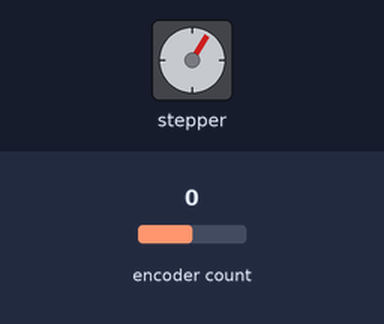
Bench run of a sketch on a simulated Arduino Uno, built with avr-gcc and run on an emulated ATmega328P. Parts: stepper motor. The inputs (shaded band) are chosen by the test bench; at power-on: encoder count 0. Stepper angles assume 7200 steps per turn; what the sketch prints to the serial monitor is not drawn.

Above: at 1.27 s.
1.3 s: encoder count set to 4
At 1.84 s:
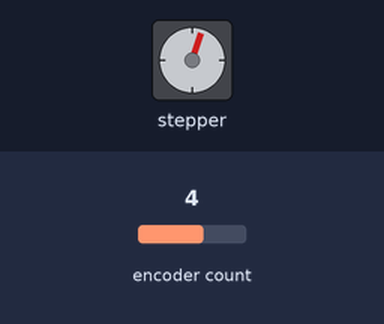
4.3 s: encoder count set to 5
At 4.45 s:
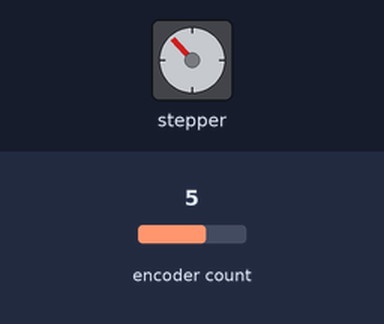
7.3 s: encoder count set to 4
At 7.47 s:
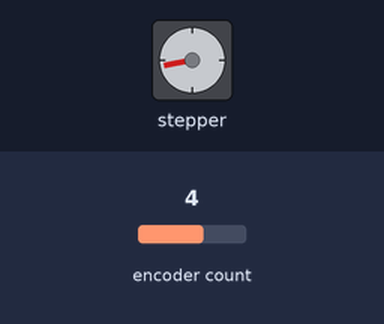
10.3 s: encoder count set to 8
Timing chart, 0 to 20.3 s (numbered marks = the images above; inputs shaded):
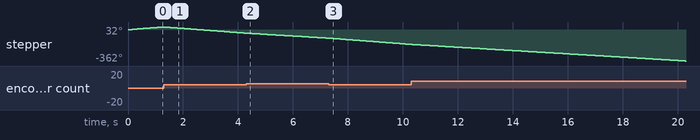

The sketch:

TorqueControl.ino
```cpp
#include <Stepper.h>
#include <Encoder.h>
Encoder myEnc(2, 3);
//const int stepsMove = 900;  // change this to fit the number of steps per revolution
                                     // for your motor
//int count = 0;
// initialize the stepper library on pins 8 through 11:
Stepper myStepper(7200,8,9,10,11);

void setup() {
  // set the rpm:
  myStepper.setSpeed(5);
  // initialize the serial port:
  Serial.begin(9600);
}

//int oldPosition  = 0;
const int ref = 10;

void loop() {

  int newPosition = myEnc.read();
  int error = ref - newPosition;
//  if(newPosition >2){
  if(error > 1){
      myStepper.step(2);
//      count++;
//      int newPosition = myEnc.read();
//      if(abs(newPosition) - abs(oldPosition) > 10){
//        delay(2000);
//        oldPosition = newPosition;
//      }
//      count = abs(stepsMove);
//      delay(500);
  }
  else if(error < -1){
    myStepper.step(-2);
  }

        Serial.println(error);

//  }
}
```
